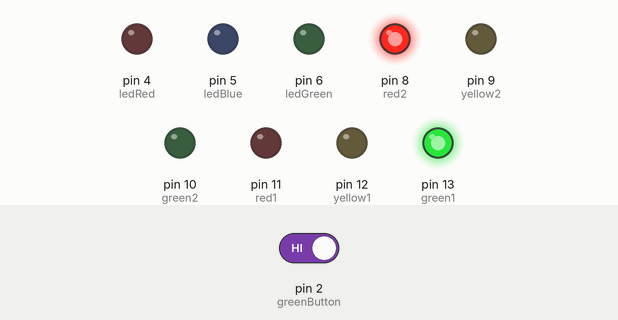
Simulated run of this sketch. Board: Arduino Uno, built with avr-gcc and run on an emulated ATmega328P. Parts: output pins drawn as LEDs (lit = HIGH). The inputs (shaded band) are chosen by the test bench; at power-on: pin 2 (greenButton) HIGH.

Above: at 7.8 s.
7.9 s: pin 2 (greenButton) driven LOW
At 12.7 s:
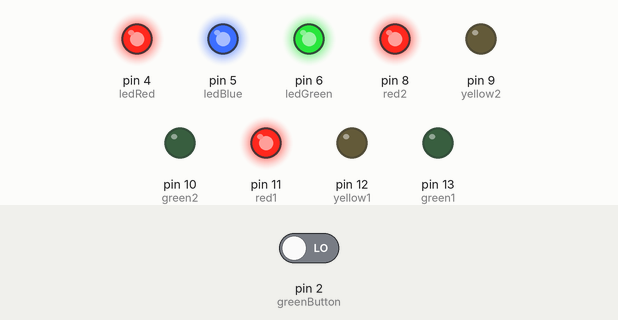
At 45.2 s:
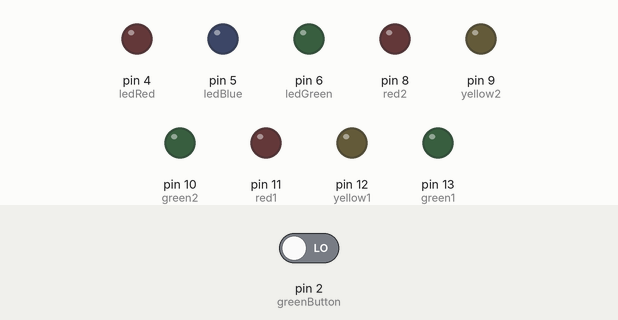
Timing chart, 0 to 45.5 s (numbered marks = the images above; inputs shaded):
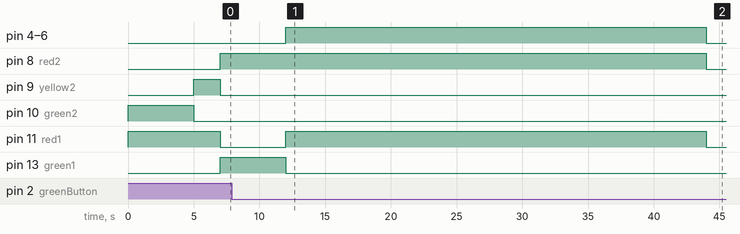

Measured:
- after the input at 7.9 s, pin 4 (ledRed), pin 5 (ledBlue), pin 6 (ledGreen): LOW → HIGH after 4.1 s, → LOW 32.0 s later; pin 9 (yellow2), pin 10 (green2), pin 12 (yellow1): stops changing and stays LOW; pin 13 (green1): goes on until 12.0 s, then stays LOW

The sketch:

TrafficLightLab.ino
```cpp
//LANDEN 2/12/2024
//TrafficLightLab: Traffic Light with Pedestrian Light and Button

//intializing every button and LED pin
const int greenButton = 2;

const int green1 = 13;
const int yellow1 = 12;
const int red1 = 11;

const int green2 = 10;
const int yellow2 = 9;
const int red2 = 8;

const int ledGreen = 6;
const int ledBlue = 5;
const int ledRed = 4;

//variable for reading the button
int greenState = 0;

void setup() {
  // initialize the LED pins as outputs
  pinMode(green1, OUTPUT);
  pinMode(yellow1, OUTPUT);
  pinMode(red1, OUTPUT);

  pinMode(green2, OUTPUT);
  pinMode(yellow2, OUTPUT);
  pinMode(red2, OUTPUT);

  pinMode(ledGreen, OUTPUT);
  pinMode(ledBlue, OUTPUT);
  pinMode(ledRed, OUTPUT);

  // initialize the button pin as an input:
  pinMode(greenButton, INPUT);
}

  //check the button
void checkBtn() {
  //check the button
  greenState = digitalRead(greenButton);

  //if button is pressed make both traffic lights Red and turn on RGB LED

    if (greenState == LOW) {
    digitalWrite(green1, LOW);
    digitalWrite(green2, LOW);

    digitalWrite(yellow1, LOW);
    digitalWrite(yellow2, LOW);

    digitalWrite(red1, HIGH);
    digitalWrite(red2, HIGH);

    digitalWrite(ledGreen, HIGH);
    digitalWrite(ledRed, HIGH);
    digitalWrite(ledBlue, HIGH);

    delay(15000);
    }
}

void loop() {
  // read the button
greenState = digitalRead(greenButton);

  //if the button not pressed
    if (greenState == HIGH) {

  //left is red right is green
    digitalWrite(red1, HIGH);
    digitalWrite(green2, HIGH);

  //wait 5 seconds
    delay(5000);

  //left is red right is yellow
    digitalWrite(green2, LOW);
    digitalWrite(yellow2, HIGH);

  //run checkBtn
    checkBtn();

  //wait 2 seconds
    delay(2000);

  //turn off the RGB and both red lights
    digitalWrite(ledGreen, LOW);
    digitalWrite(ledRed, LOW);
    digitalWrite(ledBlue, LOW);
    digitalWrite(red1, LOW);
    digitalWrite(red2, LOW);

  //left is green
    digitalWrite(yellow2, LOW);
    digitalWrite(red1, LOW);
    digitalWrite(green1, HIGH);
    digitalWrite(red2, HIGH);

  //run checkBtn
    checkBtn();

  //wait 5 seconds
    delay(5000);

  //turn off the RGB and both red lights
    digitalWrite(ledGreen, LOW);
    digitalWrite(ledRed, LOW);
    digitalWrite(ledBlue, LOW);
    digitalWrite(red1, LOW);
    digitalWrite(red2, LOW);

  //left is yellow right is red
    digitalWrite(red2, HIGH);
    digitalWrite(green1, LOW);
    digitalWrite(yellow1, HIGH);

  //run checkBtn
    checkBtn();

  //wait 2 seconds
    delay(2000);

  //turn off the RGB and both red lights
    digitalWrite(ledGreen, LOW);
    digitalWrite(ledRed, LOW);
    digitalWrite(ledBlue, LOW);
    digitalWrite(red1, LOW);
    digitalWrite(red2, LOW);

  //turn off both traffic lights
    digitalWrite(red2,LOW);
    digitalWrite(yellow1, LOW);

  //run checkBtn
    checkBtn();

  //turn off the RGB and both red lights
    digitalWrite(ledGreen, LOW);
    digitalWrite(ledRed, LOW);
    digitalWrite(ledBlue, LOW);
    digitalWrite(red1, LOW);
    digitalWrite(red2, LOW);

    }

}
```
